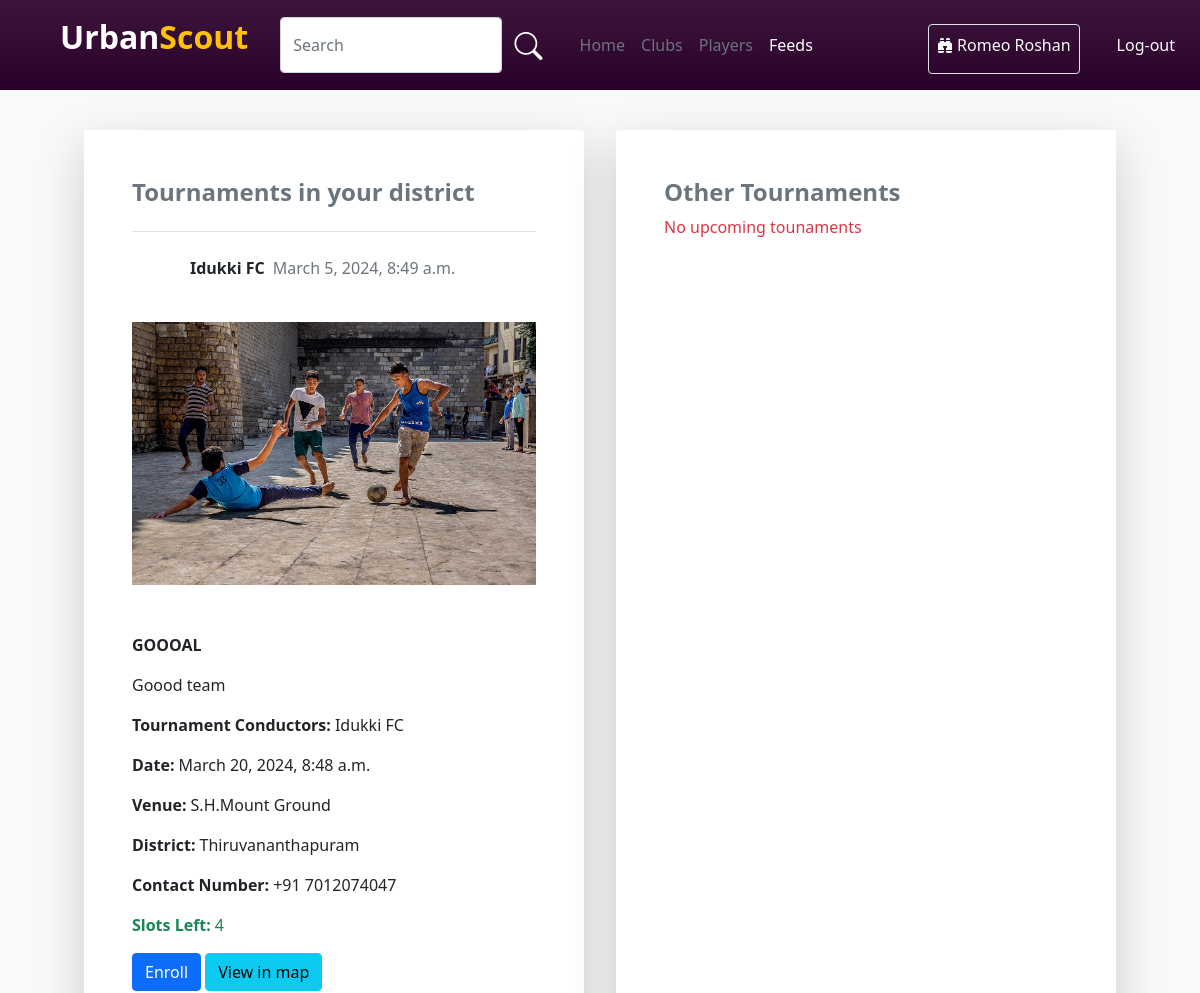
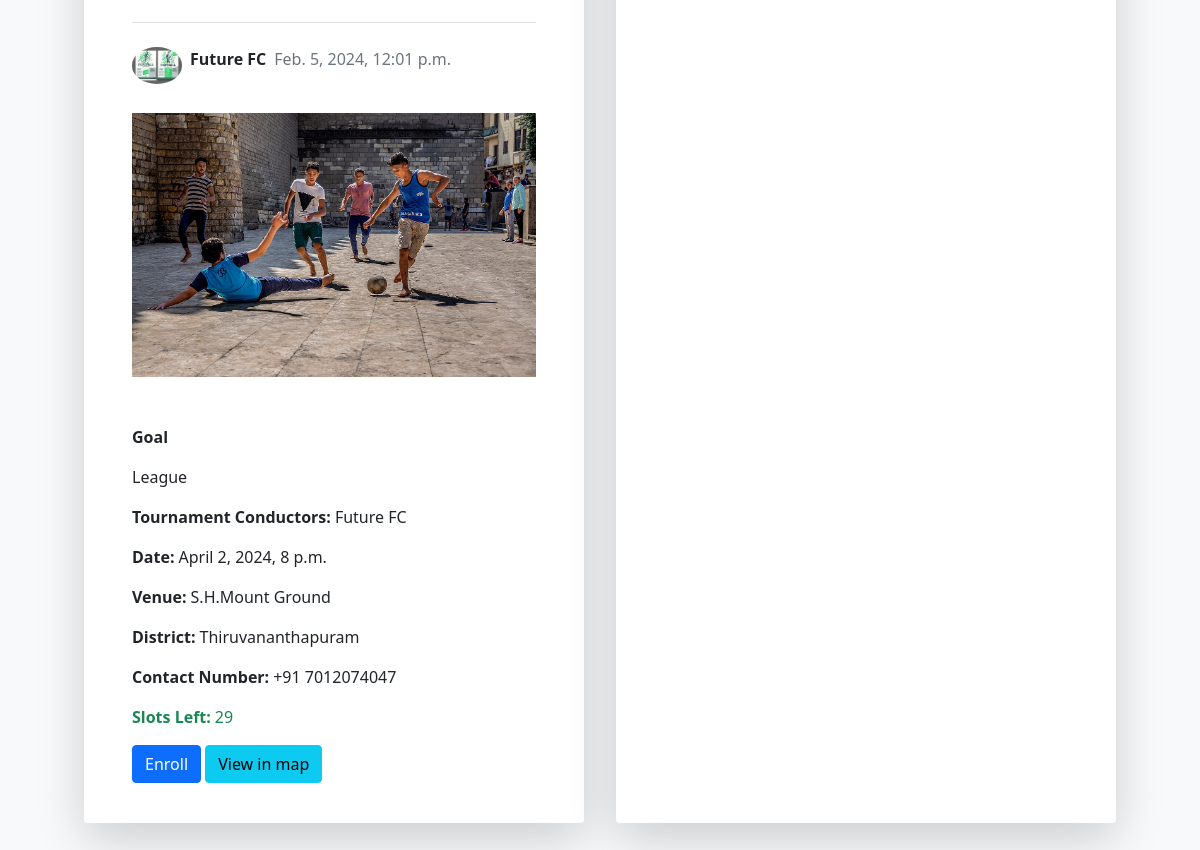
Before: /tournaments (signed in) with the older database file (2 pictures, top to bottom).
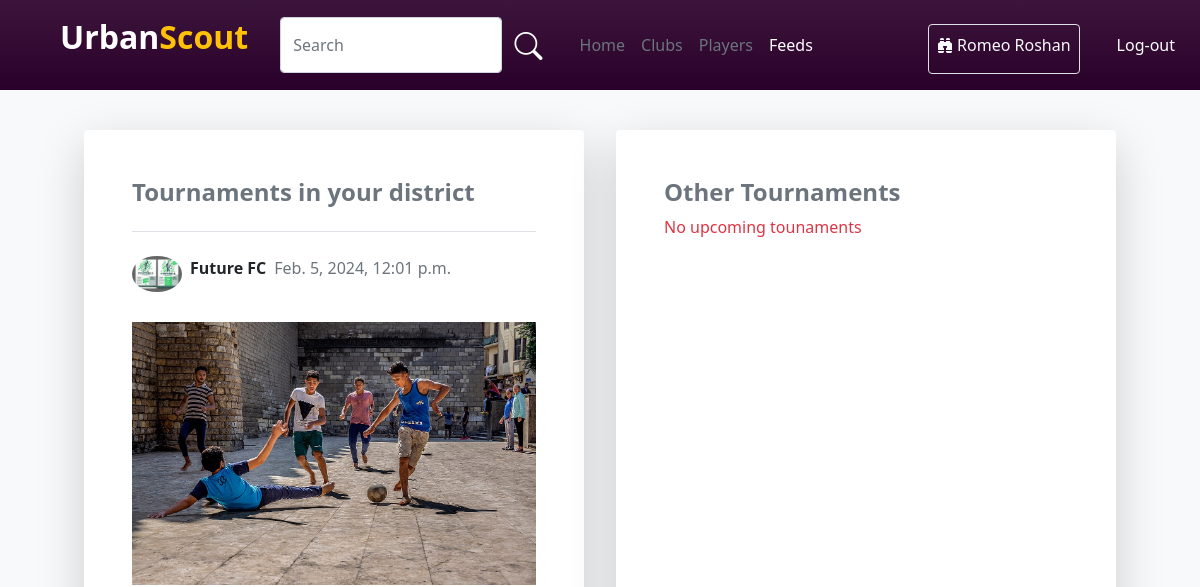
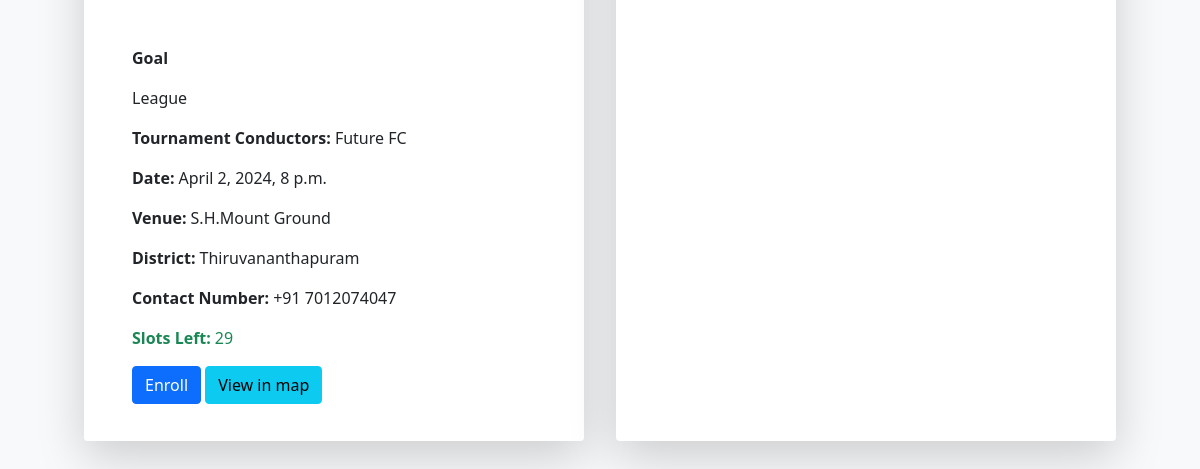
After: the same page with the newer database file (2 pictures, top to bottom).
### account/models.py (models this page shows)
class User(AbstractUser):
    username=models.CharField(max_length=32, blank=True, null=True)
    USERNAME_FIELD = 'email'
    email = models.EmailField(unique=True)
    img=models.ImageField(upload_to='pics',default='https://img.freepik.com/free-icon/man_318-677829.jpg',null=True)
    is_player=models.BooleanField('is_player',default=False)
    is_club=models.BooleanField('is_club',default=False)
    is_scout=models.BooleanField('is_scout',default=False)
    player_dob = models.DateField(("Date of Birth"), default=date.today, validators=[validate_dob])
    player_pos = models.CharField(("Position"),default='',max_length=30,choices=Pos_Choice)
    district = models.CharField(("District"),default='',max_length=20,choices=District_Choice)
    locality = models.CharField(("Locality"),default='',max_length=50,blank=True)
    player_foot = models.CharField(("Prefered Foot"),default='',max_length=10,choices=Foot_Choice)
    player_ability = models.IntegerField(("Ability"),default=0,choices=Ability_Choice)
    club_reputation = models.IntegerField(("Club Reputation"),default=0,choices=Ability_Choice)
    player_potential = models.IntegerField(("Potential"),default=0,choices=Ability_Choice)
    desc=models.CharField(("Description"),max_length=100, default='')
    club_name=models.CharField((("Club Name")),default='',max_length=30)
    scouted_by=models.CharField(max_length=30,default='')
    subscribed=models.BooleanField(default=False)
    phone = models.CharField(("Phone Number"), null=True, max_length=10, validators=[phone_number_validator])
    score=models.FloatField(default=0.0)
    REQUIRED_FIELDS = []

class Tour(models.Model):
    user=models.ForeignKey(User,on_delete=models.CASCADE)
    title=models.CharField(max_length=120)
    desc=models.CharField(max_length=500)
    img=models.ImageField(upload_to='pics')
    tour_date=models.DateTimeField(null=True)
    time=models.DateTimeField(null=True)
    active=models.BooleanField(default=True)
    place=models.CharField(max_length=120,null=True)
    contact=models.IntegerField(null=True)
    district = models.CharField(("District"),null=True,max_length=20,choices=District_Choice)
    edited=models.BooleanField(default=False)
    cancelled=models.BooleanField(default=False)
    slots=models.IntegerField(default=16)
    latitude = models.DecimalField(max_digits=9, decimal_places=6,null=True)
    longitude = models.DecimalField(max_digits=9, decimal_places=6,null=True)

### account/views.py (the view)
# urls.py: path('tournaments',views.tournaments,name="tournaments"),
def tournaments(request):
    tour_enrollments = TourEnrole.objects.filter(user_id=request.user.id)
    enrolled_tour_ids = tour_enrollments.values_list('tour__id', flat=True)
    tournament = Tour.objects.filter(district=request.user.district, active=True).exclude(id__in=enrolled_tour_ids).order_by('-time')
    tournament1 = Tour.objects.filter(~Q(district=request.user.district), active=True).exclude(id__in=enrolled_tour_ids).order_by('-time')
    print(tour_enrollments)
    return render(request, 'Tournaments.html', {'feeds': tournament, 'feeds1': tournament1, 'enrol': tour_enrollments})

### template/Tournaments.html (shortened to what this page needs)
{% load static %}
{% load custom_filters %}
<!DOCTYPE html>
<html lang="en">
<head>
    <link rel="stylesheet" href="{% static 'style.css' %}">
    <link href="https://cdn.jsdelivr.net/npm/bootstrap@5.0.2/dist/css/bootstrap.min.css" rel="stylesheet"
>
    <link rel="stylesheet" href="https://cdn.jsdelivr.net/npm/bootstrap-icons@1.10.5/font/bootstrap-icons.css">
</head>
<body class="bg-light">
    {% if user.is_scout %}
    <nav class="navbar player-navbar navbar-expand-lg">
        <div class="container-fluid">
            <a class="ms-5 navbar-brand d-flex fs-2 fw-bold" href="#">
                <p class="text-white">Urban</p>
                <p class="text-warning">Scout</p>
            </a>
            <div class="collapse navbar-collapse" id="navbarNav">
                <div class="ms-3 d-flex w-75">
                    <input type="text" class="form-control" id="search_bar" placeholder="Search">
                    <button class="btn shadow-none"><i class="bi bi-search fs-3 text-white"></i></button>
                </div>
                <div class="ms-3">
                    <ul class="navbar-nav me-auto mb-2 mb-lg-0">
                        <li class="nav-item">
                            <a class="nav-link  text-secondary" aria-current="page" href="{% url 'index' %}">Home</a>
                        </li>
                        <li class="nav-item">
                            <a class="nav-link text-secondary" aria-current="page"
                                href="{% url 'ScoutClub' %}">Clubs</a>
                        </li>
                        <li class="nav-item">
                            <a class="nav-link text-secondary" aria-current="page"
                                href="{% url 'ScoutPlayer' %}">Players</a>
                        </li>
                        <li class="nav-item">
                            <a class="nav-link text-white" aria-current="page"
                                href="{% url 'following_feeds' %}">Feeds</a>
                        </li>
                    </ul>
                </div>
                <div class="d-flex w-100 justify-content-start justify-content-sm-end">
                    <div class="border rounded p-2 pb-0 mt-2 ms-3">
                        <p class="text-light "><i class="bi bi-binoculars-fill"></i> {{user.first_name}}</p>
                    </div>
                    <a class="d-flex flex-column justify-content-center text-decoration-none"
                        href="{% url 'logout' %}"><button class="btn text-white ms-4">Log-out</button></a>
                </div>
            </div>
        </div>
    </nav>
    {% endif %}
    <div class="d-flex flex-wrap justify-content-center mt-4">
        <div class="col-lg-5 col-12 player-feeds m-3 p-5 rounded bg-white shadow-lg">
            <div>
                <p class="h4 text-secondary fw-bold">Tournaments in your district</p>
            </div>
            {% if feeds %}
            {% for i in feeds %}
            <div class="mt-4 border-top pt-4">
                <div class="d-flex">
                    <div class="feed-img">
                        <img class="w-100 rounded-circle" src={{i.user.img.url}} alt="">
                    </div>
                    <div class="ms-2 d-flex">
                        <p class="fw-bold">
                            {{i.user.club_name}}
                        </p>
                        <p class="ms-2 text-secondary">{{i.time}}</p>
                    </div>
                </div>
                <div class="w-100 mt-3">
                    {% if i.img.url != '' %}
                    <div class="w-100 mt-3">
                        <img class="w-100" src="{{i.img}}" alt="">
                    </div>
                    {% endif %}
                </div>
                <p class="fw-bold mt-5">{{i.title}}</p>
                <p>{{i.desc}}</p>
                <div class="mt-3">
                    <div class="d-flex gap-1">
                        <p class="fw-bold">Tournament Conductors: </p>
                        <p>{{i.user.club_name}}</p>
                    </div>
                    <div class="d-flex gap-1">
                        <p class="fw-bold">Date: </p>
                        <p>{{i.tour_date}}</p>
                    </div>
                    <div class="d-flex gap-1">
                        <p class="fw-bold">Venue: </p>
                        <p>{{i.place}}</p>
                    </div>
                    <div class="d-flex gap-1">
                        <p class="fw-bold">District: </p>
                        <p>{{i.district}}</p>
                    </div>
                    <div class="d-flex gap-1">
                        <p class="fw-bold">Contact Number: </p>
                        <p>+91 {{i.contact}}</p>
                    </div>
                    {% if i.slots <= 0 %}
                    <p class="text-danger">No slots left in this tournament</p>
                    {% else %}
                    <div class="d-flex gap-1 text-success">
                        <p class="fw-bold">Slots Left: </p>
                        <p>{{i.slots}}</p>
                    </div>
    <button onclick="showConfirmation('{{ i.id }}')" class="btn btn-primary">Enroll</button>
    {% endif %}
    <a class="btn btn-info" href="{% url 'tour_map' i.id %}">View in map</a>
                </div>
            </div>
            {% endfor %}
            {% else %}
            <p class="text-danger">No upcoming tounaments in your district</p>
            {% endif %}
        </div>
        <div class="col-lg-5 col-12 player-feeds m-3 p-5 rounded bg-white shadow-lg">
            <div>
                <p class="h4 text-secondary fw-bold">Other Tournaments</p>
            </div>
            {% if feeds1 %}
            {% for i in feeds1 %}
            <div class="mt-4 border-top pt-4">
                <div class="d-flex">
                    <div class="feed-img">
                        <img class="w-100 rounded-circle" src={{i.user.img.url}} alt="">
                    </div>
                    <div class="ms-2 d-flex">
                        <p class="fw-bold">
                            {{i.user.club_name}}
                        </p>
                        <p class="ms-2 text-secondary">{{i.time}}</p>
                        {% if i.edited %}
                            <p class="ms-2 text-secondary">Edited</p>
                        {% endif %}
                    </div>
                </div>
                <div class="w-100 mt-3">
                    {% if i.img.url != '' %}
                    <div class="w-100 mt-3">
                        <img class="w-100" src="{{i.img}}" alt="">
                    </div>
                    {% endif %}
                </div>
                <p class="fw-bold mt-5">{{i.title}}</p>
                <p>{{i.desc}}</p>
                <div class="mt-3">
                    <div class="d-flex gap-1">
                        <p class="fw-bold">Tournament Conductors: </p>
                        <p>{{i.user.club_name}}</p>
                    </div>
                    <div class="d-flex gap-1">
                        <p class="fw-bold">Date: </p>
                        <p>{{i.tour_date}}</p>
                    </div>
                    <div class="d-flex gap-1">
                        <p class="fw-bold">Venue: </p>
                        <p>{{i.place}}</p>
                    </div>
                    <div class="d-flex gap-1">
                        <p class="fw-bold">District: </p>
                        <p>{{i.district}}</p>
                    </div>
                    {% if i.slots <= 0 %}
                    <p class="text-danger">No slots left in this tournament</p>
                    {% else %}
                    <div class="d-flex gap-1 text-success">
                        <p class="fw-bold">Slots Left: </p>
                        <p>{{i.slots}}</p>
                    </div>
    <button onclick="showConfirmation('{{ i.id }}')" class="btn btn-primary">Enroll</button>
    {% endif %}
    <a class="btn btn-info" href="{% url 'tour_map' i.id %}">View in map</a>
                </div>
            </div>
            {% endfor %}
            {% else %}
            <p class="text-danger">No upcoming tounaments</p>
            {% endif %}
        </div>
    </div>
    <div class="alan-btn"></div></body>
</body>
</html>

### static/style.css (style rules this page uses)
.player-navbar { background: linear-gradient(rgb(60, 21, 60), rgb(41, 0, 41)); }
.feed-img { width: 50px; height: 50px; }
.player-feeds { height: 80vh; overflow-y: scroll; position: relative; }

Changed rows visible on the page:
no longer on this page (row edited): Tour: user.club_name "Idukki FC", time "March 5, 2024, 8:49 a.m.", img (picture), title "GOOOAL", desc "Goood team", tour_date "March 20, 2024, 8:48 a.m.", place "S.H.Mount Ground", district "Thiruvananthapuram", contact "7012074047", slots "4"
